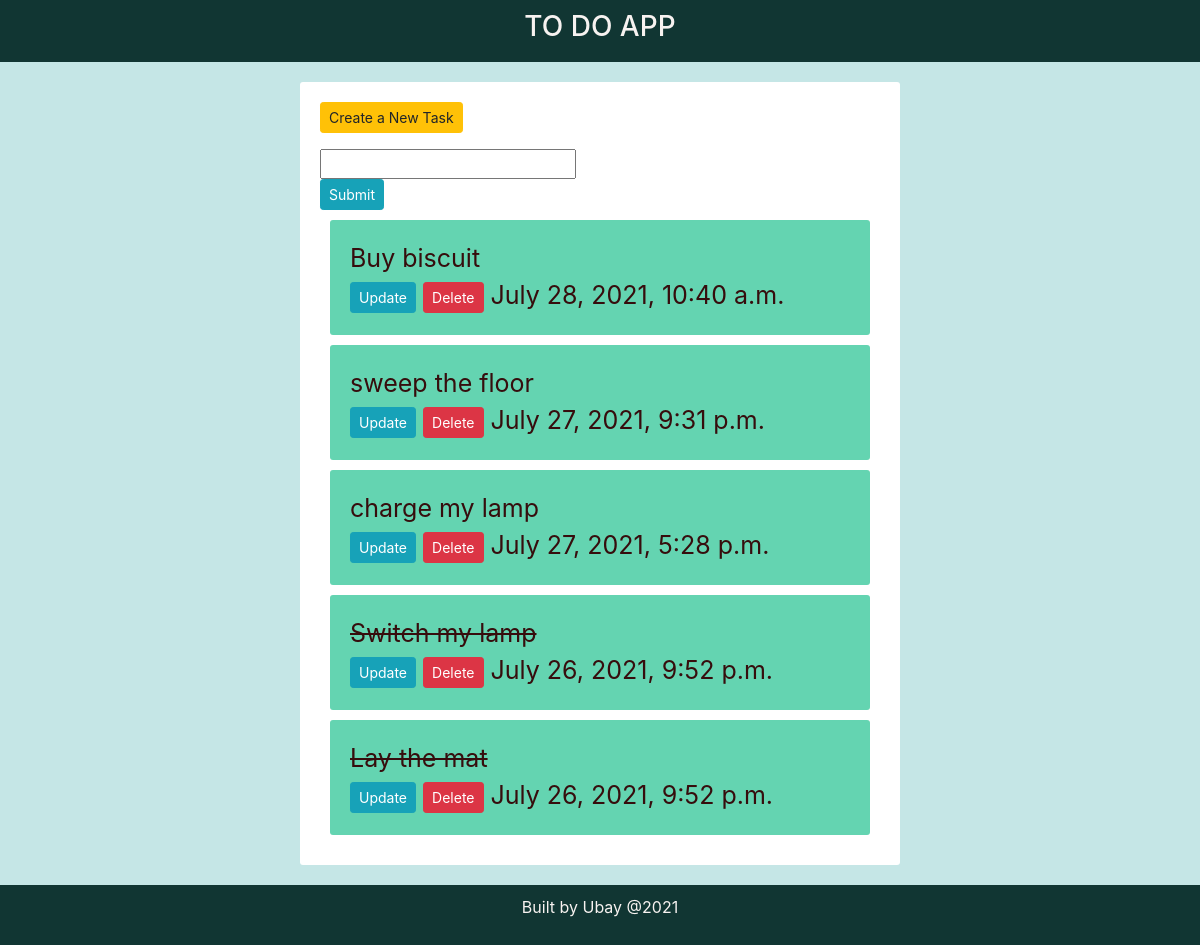
The page / on the database its author committed.
### App/models.py (models this page shows)
class Task(models.Model):
    name = models.CharField(max_length=200, null=True)
    complete = models.BooleanField(default=False)
    date_created = models.DateTimeField(default=timezone.now().strftime("%Y-%m-%d"))
    def __str__(self):
        return self.name

### App/views.py (the view)
# urls.py: path('', views.home, name='home'),
def home(request):
    tasks = Task.objects.order_by('-date_created')
    form = TaskForm()
    if request.method == 'POST':
        form = TaskForm(request.POST)
        if form.is_valid():
            form.save()
        return redirect('/')
    context = {'tasks': tasks, 'form': form}
    return render(request, 'App/list.html', context)

### App/forms.py
class TaskForm(forms.ModelForm):
    class Meta:
        model = Task
        fields = '__all__'

### App/templates/App/list.html (shortened to what this page needs)
{% extends 'App/main.html' %}
{% load static %}
{% block content %}
<div class="center-col">
	<p class="btn btn-sm btn-warning ">Create a New Task</p>
	<form action="/" method="POST">
		{{form.name}}
		<br>
		<input class= 'btn btn-sm btn-info' type="submit" name="Create New Task">
	</form>
	{% for task in tasks %}
		<div class="item">
		{% if task.complete == True %}
			<strike>{{task}}</strike>
		{% else %}
			<span>{{task}}</span>
		{% endif %}
		<br>
		<a class= "btn btn-sm btn-info" href="{% url 'update_task' task.id %}">Update</a>
		<a class="btn btn-sm btn-danger" href="{% url 'delete_task' task.id %}">Delete</a>
		{{task.date_created}}
		</div>
	{%  endfor %}
</div>
{% endblock %}

### App/templates/App/main.html (shortened to what this page needs)
{% load static %}
<!DOCTYPE html>
<html>
<head>
    <link rel="stylesheet" href="https://maxcdn.bootstrapcdn.com/bootstrap/4.0.0/css/bootstrap.min.css">
    <link rel="stylesheet" type="text/css" href="{% static '/main.css' %}">
</head>
<body>
    <header class="head">
        <h3  class="To-do">TO DO APP</h3>
    </header>
    {% block content %}
    {% endblock %}
    <footer class="head">
        <p class="To-do">Built by Ubay @2021</p>
    </footer>
</body>
</html>

### static/main.css (style rules this page uses)
body { background-color:rgb(197, 230, 230); }
.center-col { width:600px; margin: 20px auto; padding:20px; background-color: #fff; border-radius: 3px; }
.item { background-color: #64d4b1; margin: 10px; padding: 20px; border-radius: 3px; color: rgb(54, 13, 13); font-size: 25px; }
.head { background-color: rgb(17, 54, 51); padding: 10px; }
.To-do { text-align: center; color: rgb(247, 242, 240); }

### rows shown on the page
Task: name "Buy biscuit", date_created "July 28, 2021, 10:40 a.m."
Task: name "sweep the floor", date_created "July 27, 2021, 9:31 p.m."
Task: name "charge my lamp", date_created "July 27, 2021, 5:28 p.m."
Task: name "Switch my lamp", date_created "July 26, 2021, 9:52 p.m."
Task: name "Lay the mat", date_created "July 26, 2021, 9:52 p.m."
